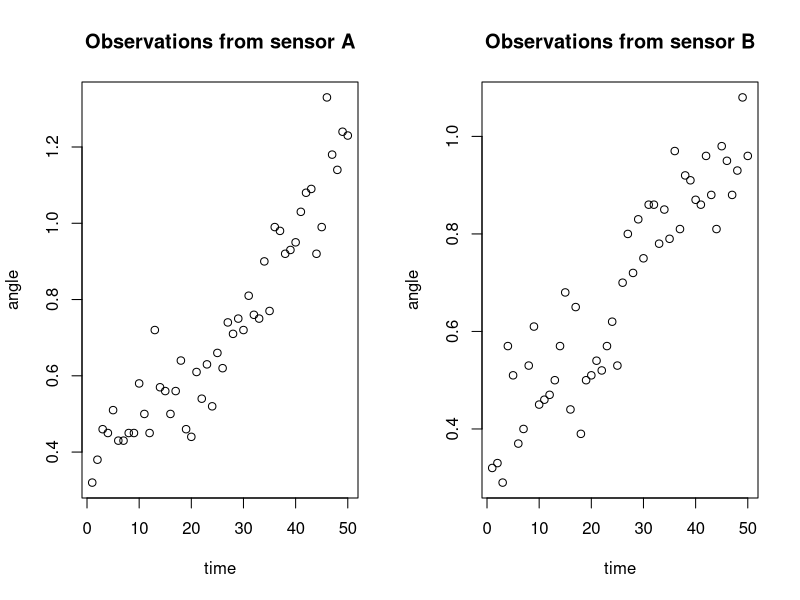
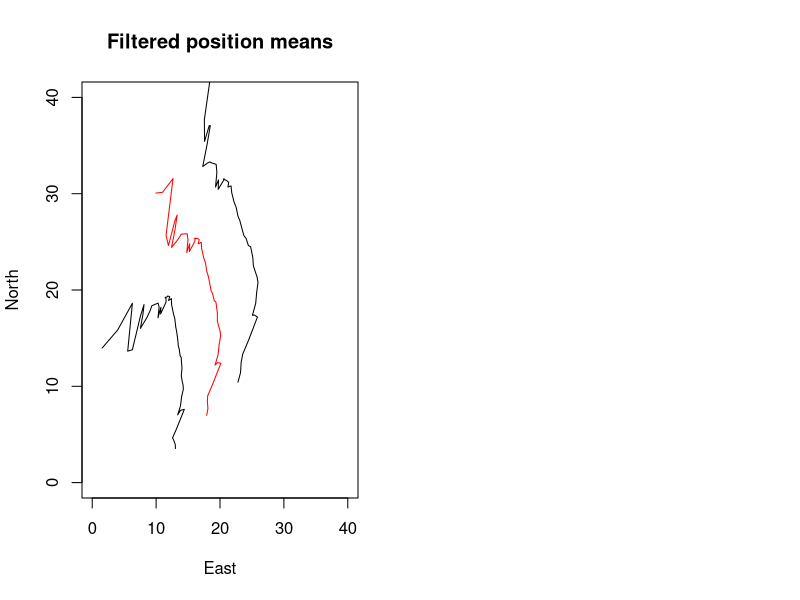
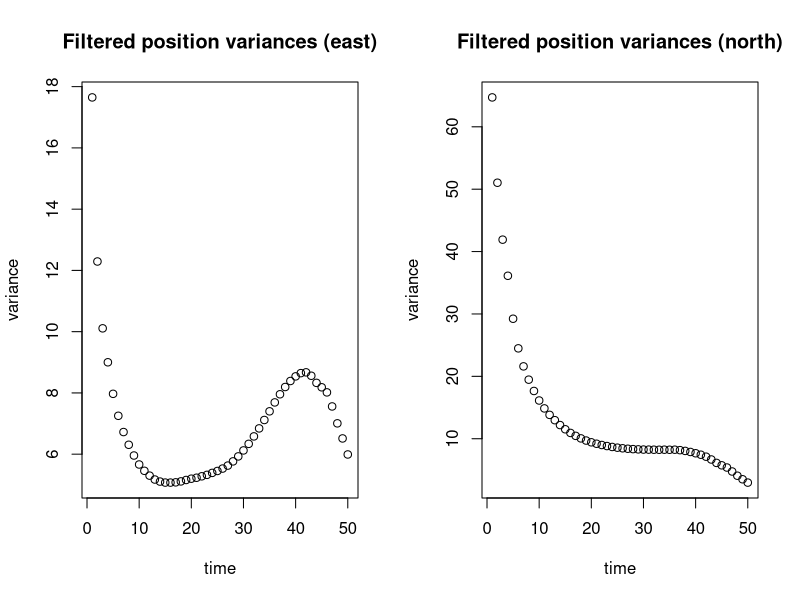
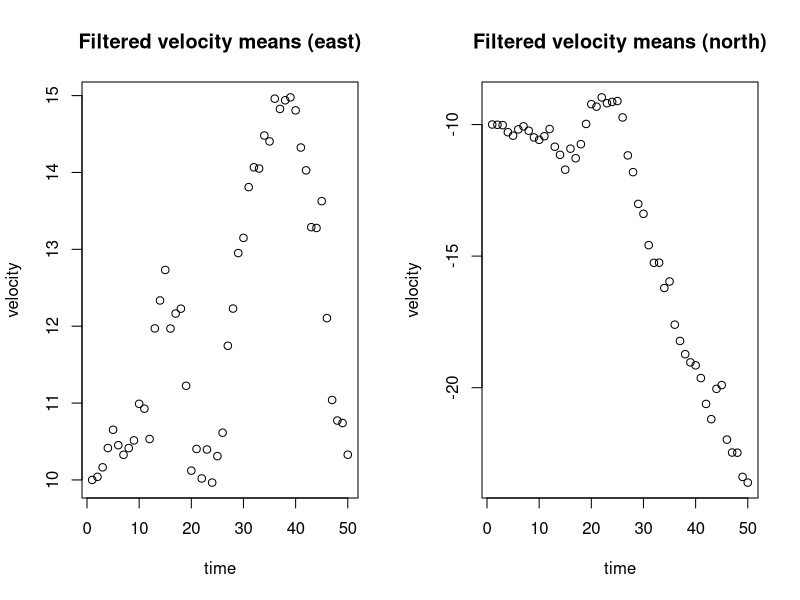
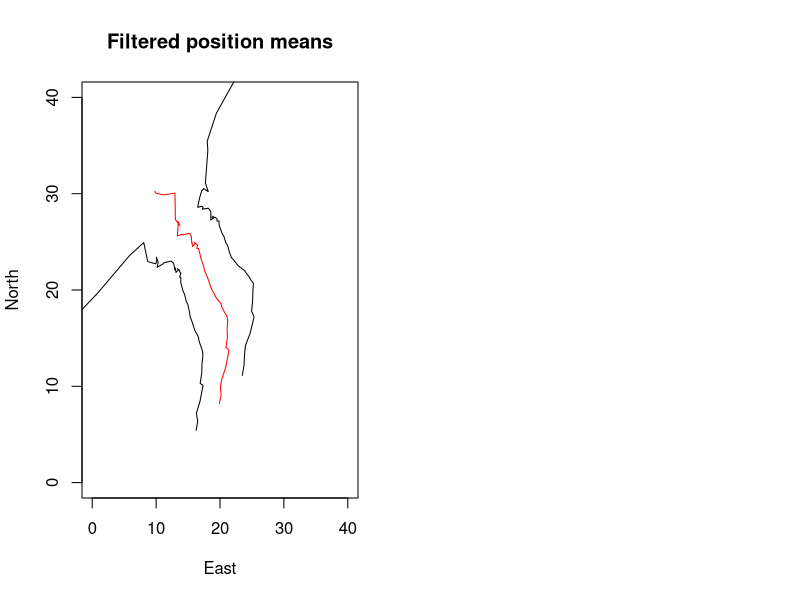
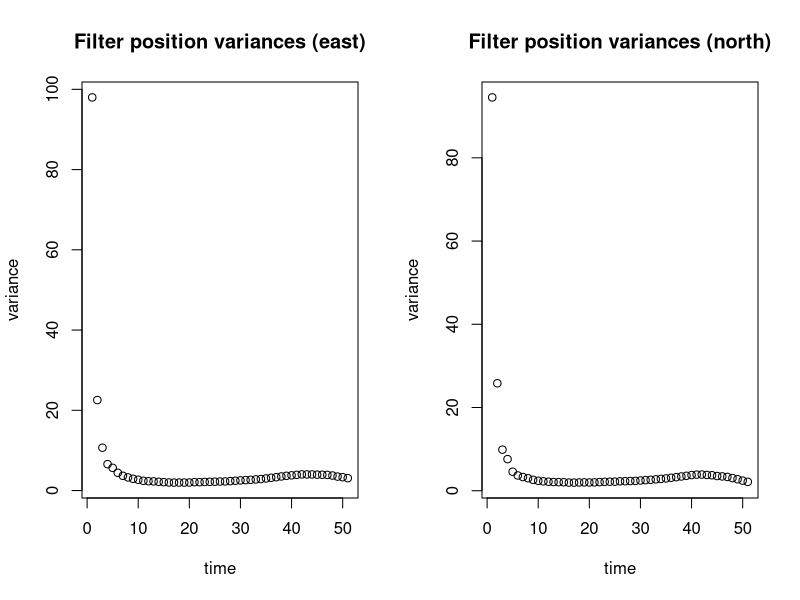
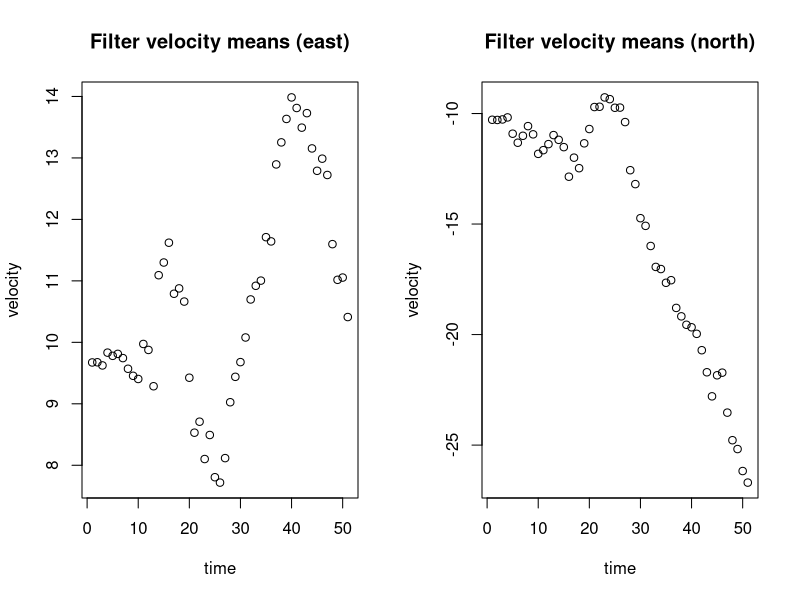

Write the R code that produced these figures, in order.
## ---- chunk 1
knitr::opts_chunk$set(echo = TRUE)
library(MASS)
## ---- chunk 2
set.seed(202104)

# Prior
mu1 = c(10,30,10,-10)
Sigma1 = diag(c(10**2,10**2,5**2,5**2))

## Forward model 
delta = 1/60

A = diag(4)
A[1,3] = delta 
A[2,4] = delta 

Eps_model = diag(c(0.1**2,0.1**2,0.5**2,0.5**2))


# Function:
# Taking a state and evolving it deterministically 
# NB: No model error added
ModelStep <- function(x){
  x = A%*%x 
  return(x)
}


## Observation model
Eps_obs = diag(c(0.1**2,0.1**2))

# Function: 
# Taking a state and observing it
# NB: No observation noise added
Observation <- function(x){
  y = c(atan(x[1]/x[2]), atan((40-x[2])/(40-x[1])))
  return(y)
}


## Observations 
# Observations are provided in 2 separate files
obsA = read.table("sensorA.txt")
obsB = read.table("sensorB.txt")

obs = cbind(obsA,obsB)

## Visualisation
par(mfrow=c(1,2))
plot(obs[,1], main="Observations from sensor A",
     xlab="time", ylab="angle")
plot(obs[,2], main="Observations from sensor B",
     xlab="time", ylab="angle")

# time
T = 50

## ---- chunk 3

linObsOp <- function(x){
  H = matrix(0, ncol=4, nrow=2)
  H[1,1] = x[2]/(x[1]**2 + x[2]**2)
  H[1,2] = -x[1]/(x[2]**2 + x[1]**2)
  H[2,1] = (40-x[2])/(x[1]**2 - 80*x[1] + x[2]**2 - 80*x[2] + 3200)
  H[2,2] = (x[2]-40)/(x[1]**2 - 80*x[1] + x[2]**2 - 80*x[2] + 3200)
  return(H)
}

# Bookkeeping 
mus    = array(0, dim=c(4,T))
Sigmas = array(0, dim=c(4,4,T))

# DATA ASSIMILATION in time loop
mu = mu1
Sigma = Sigma1
for (t in 1:T){
  ## Forward Step
  # NOTE: the initial prior is already given for the first observation time
  if (t != 1){
    mu = ModelStep(mu)
  }
  Sigma = A %*% Sigma %*% t(A) + Eps_model
  
  ## Analysis Step
  H = linObsOp(mu)
  S = H %*% Sigma %*% t(H) + Eps_obs
  K = Sigma %*% t(H) %*% solve(S)
  
  # Updating
  y = t(obs[t,]) 
  mu = mu + K %*% (y - Observation(mu))
  Sigma = (diag(4) - K %*% H) %*% Sigma 
  
  # Storage 
  mus[,t] = mu
  Sigmas[,,t] = Sigma
}

# Plotting
plot(mus[1,],mus[2,], main="Filtered position means",
     xlab="East", ylab="North",
     xlim=c(0,40), ylim=c(0,40),
     col="red", type="l")

lines(mus[1,] - 2*sqrt(Sigmas[1,1,]), mus[2,] - 2*sqrt(Sigmas[2,2,]))
lines(mus[1,] + 2*sqrt(Sigmas[1,1,]), mus[2,] + 2*sqrt(Sigmas[2,2,]))
## ---- chunk 4
# Variance pltos
par(mfrow=c(1,2))
plot(Sigmas[1,1,], main="Filtered position variances (east)",
     xlab="time", ylab="variance")
plot(Sigmas[2,2,], main="Filtered position variances (north)",
     xlab="time", ylab="variance")

# Velocity pltos
plot(mus[3,], main="Filtered velocity means (east)",
     xlab="time", ylab="velocity")
plot(mus[4,], main="Filtered velocity means (north)",
     xlab="time", ylab="velocity")
## ---- chunk 5

# Bookkeeping 
B = 1000
ensembles = array(0, dim=c(4,B,T+1))


# DATA ASSIMILATION in time loop
for (t in 1:T){
  ## Forward Step
  # NOTE: the initial prior is already given for the first observation time
  if (t == 1){
    ensemble_t = t(mvrnorm(B, mu=mu1, Sigma=Sigma1))
    ensembles[,,t] = ensemble_t
  }
  else{
    # Forwarding single particle
    ensemble_t = ModelStep(ensemble_t) + t(mvrnorm(B, mu=rep(0,4), Sigma=Eps_model))
  }
  ensemble_mean = rowMeans(ensemble_t)
  
  # Observing ensemble
  y = t(obs[t,])
  y_ensemble = matrix(0, nrow=2, ncol=B)
  for (e in 1:B){
    y_ensemble[,e] = Observation(ensemble_t[,e]) + mvrnorm(mu=rep(0,2), Sigma=Eps_obs)
  }
  y_ensemble_mean = rowMeans(y_ensemble)
  
  # Estimating
  Sigma_y = 1/B*(y_ensemble - y_ensemble_mean) %*% t(y_ensemble - y_ensemble_mean)
  Sigma_xy = 1/B*(ensemble_t - ensemble_mean) %*% t(y_ensemble - y_ensemble_mean)
  
  
  ## Analysis Step
  for (e in 1:B){
    ensemble_t[,e] = ensemble_t[,e] + Sigma_xy %*% solve(Sigma_y) %*% (y - y_ensemble[,e])
  }
  
  # Storing
  ensembles[,,t+1] = ensemble_t
}

# Plotting
library(matrixStats)

plot(colMeans(ensembles[1,,]), colMeans(ensembles[2,,]), main="Filtered position means",
     xlab="East", ylab="North",
     xlim=c(0,40), ylim=c(0,40),
     col="red", type="l")

lines(colQuantiles(ensembles[1,,],probs=0.025),colQuantiles(ensembles[2,,],probs=0.025))
lines(colQuantiles(ensembles[1,,],probs=0.975),colQuantiles(ensembles[2,,],probs=0.975))
## ---- chunk 6
# Variance plots
par(mfrow=c(1,2))
plot(colVars(ensembles[1,,]), main="Filter position variances (east)",
     xlab="time", ylab="variance")
plot(colVars(ensembles[2,,]), main="Filter position variances (north)",
     xlab="time", ylab="variance")

# Velocity plots
plot(colMeans(ensembles[3,,]), main="Filter velocity means (east)",
     xlab="time", ylab="velocity")
plot(colMeans(ensembles[4,,]), main="Filter velocity means (north)",
     xlab="time", ylab="velocity")
